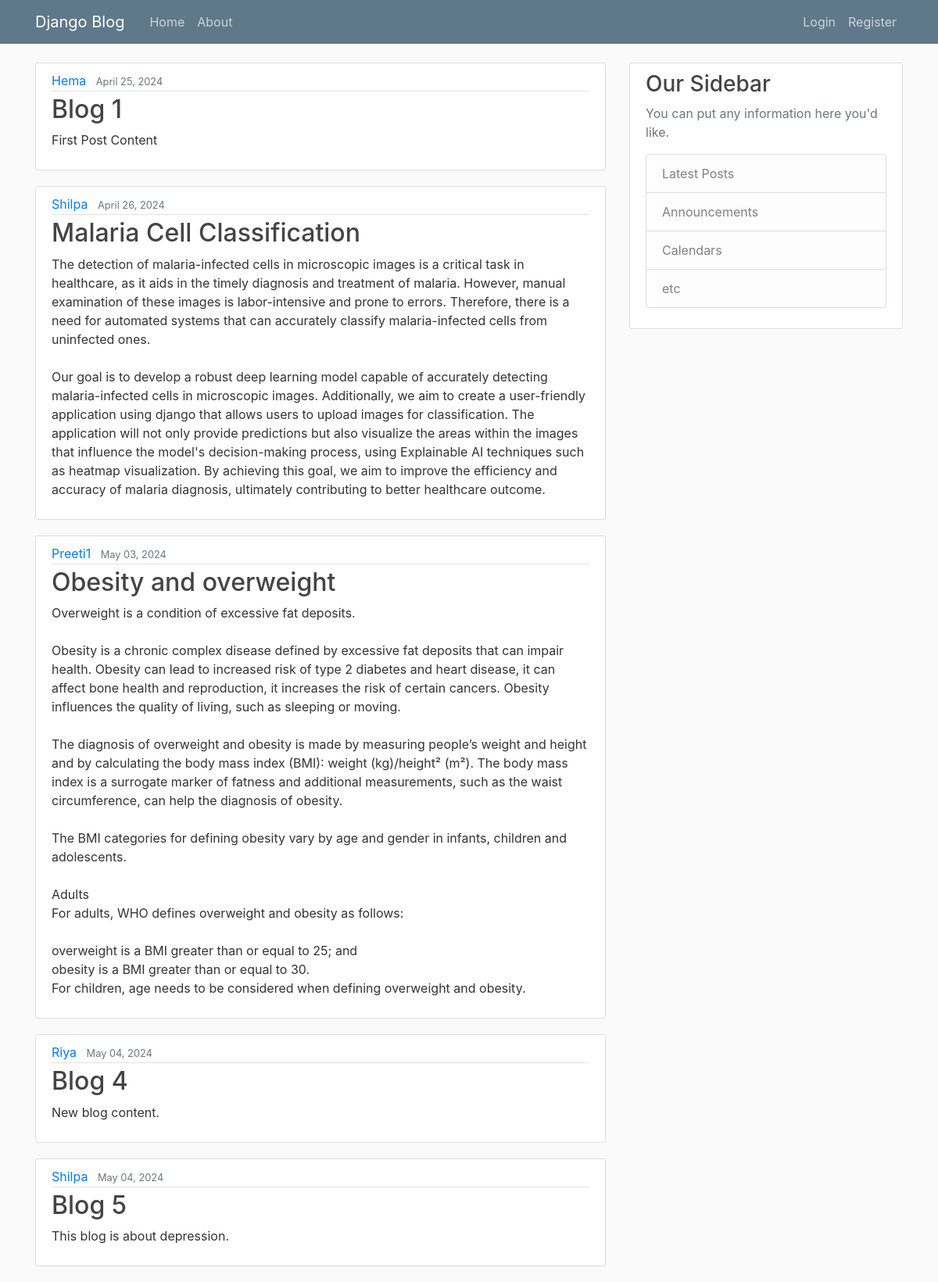
The page / on the database its author committed.
### blog/models.py (models this page shows, shortened)
class Post(models.Model):
    title = models.CharField(max_length=100)
    content = models.TextField()
    date_posted = models.DateTimeField(default=timezone.now)
    author = models.ForeignKey(User, on_delete=models.CASCADE)

### blog/views.py (the view)
# urls.py: path('', views.home, name='blog-home'),
def home(request):
    context = {
        'posts': Post.objects.all()
    }
    return render(request, 'blog/home.html', context)

### blog/templates/blog/home.html
{% extends "blog/base.html" %}
{% block content %}
    {% for post in posts %}
        <article class="media content-section">
          <div class="media-body">
            <div class="article-metadata">
              <a class="mr-2" href="#">{{ post.author }}</a>
              <small class="text-muted">{{ post.date_posted|date:"F d, Y" }}</small>
            </div>
            <h2><a class="article-title" href="#">{{ post.title }}</a></h2>
            <p class="article-content">{{ post.content }}</p>
          </div>
        </article>
    {% endfor %}
{% endblock content %}

### blog/templates/blog/base.html (shortened to what this page needs)
{% load static %}
<!DOCTYPE html>
<html>
<head>
  <link rel="stylesheet" href="https://maxcdn.bootstrapcdn.com/bootstrap/4.0.0/css/bootstrap.min.css"
>
  <link rel="stylesheet" type="text/css" href="{% static 'blog/main.css' %}">
</head>
<body>
  <header class="site-header">
    <nav class="navbar navbar-expand-md navbar-dark bg-steel fixed-top">
      <div class="container">
        <a class="navbar-brand mr-4" href="{% url 'blog-home' %}">Django Blog</a>
        <div class="collapse navbar-collapse" id="navbarToggle">
          <div class="navbar-nav mr-auto">
            <a class="nav-item nav-link" href="{% url 'blog-home' %}">Home</a>
            <a class="nav-item nav-link" href="{% url 'blog-about' %}">About</a>
          </div>
          <div class="navbar-nav">
            {% if user.is_authenticated %}
              <a class="nav-item nav-link" href="{% url 'profile' %}">Profile</a>
            {% else %}
              <a class="nav-item nav-link" href="{% url 'login' %}">Login</a>
              <a class="nav-item nav-link" href="{% url 'register' %}">Register</a>
            {% endif %}
          </div>
        </div>
      </div>
    </nav>
  </header>
  <main role="main" class="container">
    <div class="row">
      <div class="col-md-8">
        {% block content %}{% endblock %}
      </div>
      <div class="col-md-4">
        <div class="content-section">
          <h3>Our Sidebar</h3>
          <p class='text-muted'>You can put any information here you'd like.
          <ul class="list-group">
            <li class="list-group-item list-group-item-light">Latest Posts</li>
            <li class="list-group-item list-group-item-light">Announcements</li>
            <li class="list-group-item list-group-item-light">Calendars</li>
            <li class="list-group-item list-group-item-light">etc</li>
          </ul>
          </p>
        </div>
      </div>
    </div>
  </main>
</body>
</html>

### blog/static/blog/main.css (style rules this page uses)
body { background: #fafafa; color: #333333; margin-top: 5rem; }
h1, h2, h3, h4, h5, h6 { color: #444444; }
ul { margin: 0; }
.bg-steel { background-color: #5f788a; }
.site-header .navbar-nav .nav-link { color: #cbd5db; }
.content-section { background: #ffffff; padding: 10px 20px; border: 1px solid #dddddd; border-radius: 3px; margin-bottom: 20px; }
.article-title { color: #444444; }
.article-content { white-space: pre-line; }
.article-metadata { padding-bottom: 1px; margin-bottom: 4px; border-bottom: 1px solid #e3e3e3 }

### rows shown on the page
Post: author "Hema", date_posted "April 25, 2024", title "Blog 1", content "First Post Content"
Post: author "Shilpa", date_posted "April 26, 2024", title "Malaria Cell Classification", content "The detection of malaria-infected cells in microscopic images is a critical task in healthcare, as it aids in the timely diagnosis and treatment of malaria. However, manual examination of these images is labor-intensive and prone to errors. Therefore, there is a need for automated systems that can accurately classify malaria-infected cells from uninfected ones. Our goal is to develop a robust deep learning model capable of accurately detecting malaria-infected cells in microscopic images. Additionally, we aim to create a user-friendly application using django that allows users to upload images for classification. The application will not only provide predictions but also visualize the areas…"
Post: author "Preeti1", date_posted "May 03, 2024", title "Obesity and overweight", content "Overweight is a condition of excessive fat deposits. Obesity is a chronic complex disease defined by excessive fat deposits that can impair health. Obesity can lead to increased risk of type 2 diabetes and heart disease, it can affect bone health and reproduction, it increases the risk of certain cancers. Obesity influences the quality of living, such as sleeping or moving. The diagnosis of overweight and obesity is made by measuring people’s weight and height and by calculating the body mass index (BMI): weight (kg)/height² (m²). The body mass index is a surrogate marker of fatness and additional measurements, such as the waist circumference, can help the diagnosis of obesity. The BMI…"
Post: author "Riya", date_posted "May 04, 2024", title "Blog 4", content "New blog content."
Post: author "Shilpa", date_posted "May 04, 2024", title "Blog 5", content "This blog is about depression."
